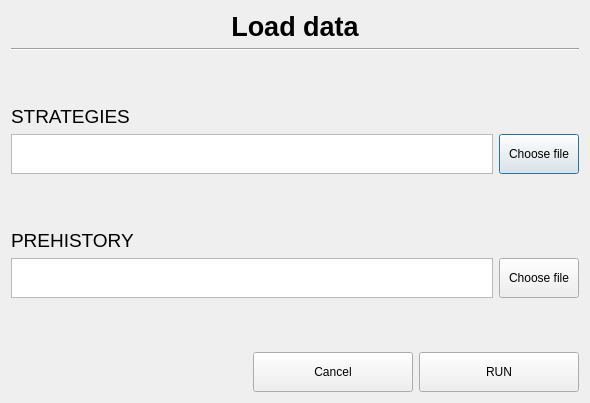
<?xml version="1.0" encoding="UTF-8"?>
<ui version="4.0">
 <class>LoadDialog</class>
 <widget class="QDialog" name="LoadDialog">
  <property name="geometry">
   <rect>
    <x>0</x>
    <y>0</y>
    <width>590</width>
    <height>403</height>
   </rect>
  </property>
  <property name="windowTitle">
   <string>Load data</string>
  </property>
  <layout class="QVBoxLayout" name="verticalLayout">
   <item>
    <widget class="QLabel" name="label_3">
     <property name="text">
      <string>&lt;html&gt;&lt;head/&gt;&lt;body&gt;&lt;p align=&quot;center&quot;&gt;&lt;span style=&quot; font-size:20pt; font-weight:600;&quot;&gt;Load data&lt;/span&gt;&lt;/p&gt;&lt;/body&gt;&lt;/html&gt;</string>
     </property>
    </widget>
   </item>
   <item>
    <widget class="Line" name="line">
     <property name="orientation">
      <enum>Qt::Horizontal</enum>
     </property>
    </widget>
   </item>
   <item>
    <spacer name="verticalSpacer">
     <property name="orientation">
      <enum>Qt::Vertical</enum>
     </property>
     <property name="sizeHint" stdset="0">
      <size>
       <width>20</width>
       <height>38</height>
      </size>
     </property>
    </spacer>
   </item>
   <item>
    <widget class="QLabel" name="label">
     <property name="text">
      <string>&lt;html&gt;&lt;head/&gt;&lt;body&gt;&lt;p&gt;&lt;span style=&quot; font-size:14pt;&quot;&gt;STRATEGIES&lt;/span&gt;&lt;/p&gt;&lt;/body&gt;&lt;/html&gt;</string>
     </property>
    </widget>
   </item>
   <item>
    <layout class="QHBoxLayout" name="horizontalLayout">
     <item>
      <widget class="QPlainTextEdit" name="strategies_textEdit">
       <property name="minimumSize">
        <size>
         <width>0</width>
         <height>40</height>
        </size>
       </property>
       <property name="maximumSize">
        <size>
         <width>16777215</width>
         <height>40</height>
        </size>
       </property>
       <property name="readOnly">
        <bool>true</bool>
       </property>
       <property name="plainText">
        <string/>
       </property>
      </widget>
     </item>
     <item>
      <widget class="QPushButton" name="choose_strategies_button">
       <property name="minimumSize">
        <size>
         <width>0</width>
         <height>40</height>
        </size>
       </property>
       <property name="text">
        <string>Choose file</string>
       </property>
      </widget>
     </item>
    </layout>
   </item>
   <item>
    <spacer name="verticalSpacer_2">
     <property name="orientation">
      <enum>Qt::Vertical</enum>
     </property>
     <property name="sizeHint" stdset="0">
      <size>
       <width>20</width>
       <height>38</height>
      </size>
     </property>
    </spacer>
   </item>
   <item>
    <widget class="QLabel" name="label_2">
     <property name="text">
      <string>&lt;html&gt;&lt;head/&gt;&lt;body&gt;&lt;p&gt;&lt;span style=&quot; font-size:14pt;&quot;&gt;PREHISTORY&lt;/span&gt;&lt;/p&gt;&lt;/body&gt;&lt;/html&gt;</string>
     </property>
    </widget>
   </item>
   <item>
    <layout class="QHBoxLayout" name="horizontalLayout_2">
     <item>
      <widget class="QPlainTextEdit" name="prehistory_textEdit">
       <property name="minimumSize">
        <size>
         <width>0</width>
         <height>40</height>
        </size>
       </property>
       <property name="maximumSize">
        <size>
         <width>16777215</width>
         <height>40</height>
        </size>
       </property>
       <property name="readOnly">
        <bool>true</bool>
       </property>
       <property name="plainText">
        <string/>
       </property>
      </widget>
     </item>
     <item>
      <widget class="QPushButton" name="choose_prehistory_button">
       <property name="minimumSize">
        <size>
         <width>0</width>
         <height>40</height>
        </size>
       </property>
       <property name="text">
        <string>Choose file</string>
       </property>
      </widget>
     </item>
    </layout>
   </item>
   <item>
    <spacer name="verticalSpacer_3">
     <property name="orientation">
      <enum>Qt::Vertical</enum>
     </property>
     <property name="sizeHint" stdset="0">
      <size>
       <width>20</width>
       <height>38</height>
      </size>
     </property>
    </spacer>
   </item>
   <item>
    <layout class="QHBoxLayout" name="horizontalLayout_3">
     <item>
      <spacer name="horizontalSpacer">
       <property name="orientation">
        <enum>Qt::Horizontal</enum>
       </property>
       <property name="sizeHint" stdset="0">
        <size>
         <width>40</width>
         <height>20</height>
        </size>
       </property>
      </spacer>
     </item>
     <item>
      <widget class="QPushButton" name="cancel_button">
       <property name="minimumSize">
        <size>
         <width>160</width>
         <height>40</height>
        </size>
       </property>
       <property name="maximumSize">
        <size>
         <width>160</width>
         <height>16777215</height>
        </size>
       </property>
       <property name="text">
        <string>Cancel</string>
       </property>
      </widget>
     </item>
     <item>
      <widget class="QPushButton" name="run_button">
       <property name="minimumSize">
        <size>
         <width>160</width>
         <height>40</height>
        </size>
       </property>
       <property name="maximumSize">
        <size>
         <width>160</width>
         <height>16777215</height>
        </size>
       </property>
       <property name="text">
        <string>RUN</string>
       </property>
      </widget>
     </item>
    </layout>
   </item>
  </layout>
 </widget>
 <resources/>
 <connections/>
</ui>
